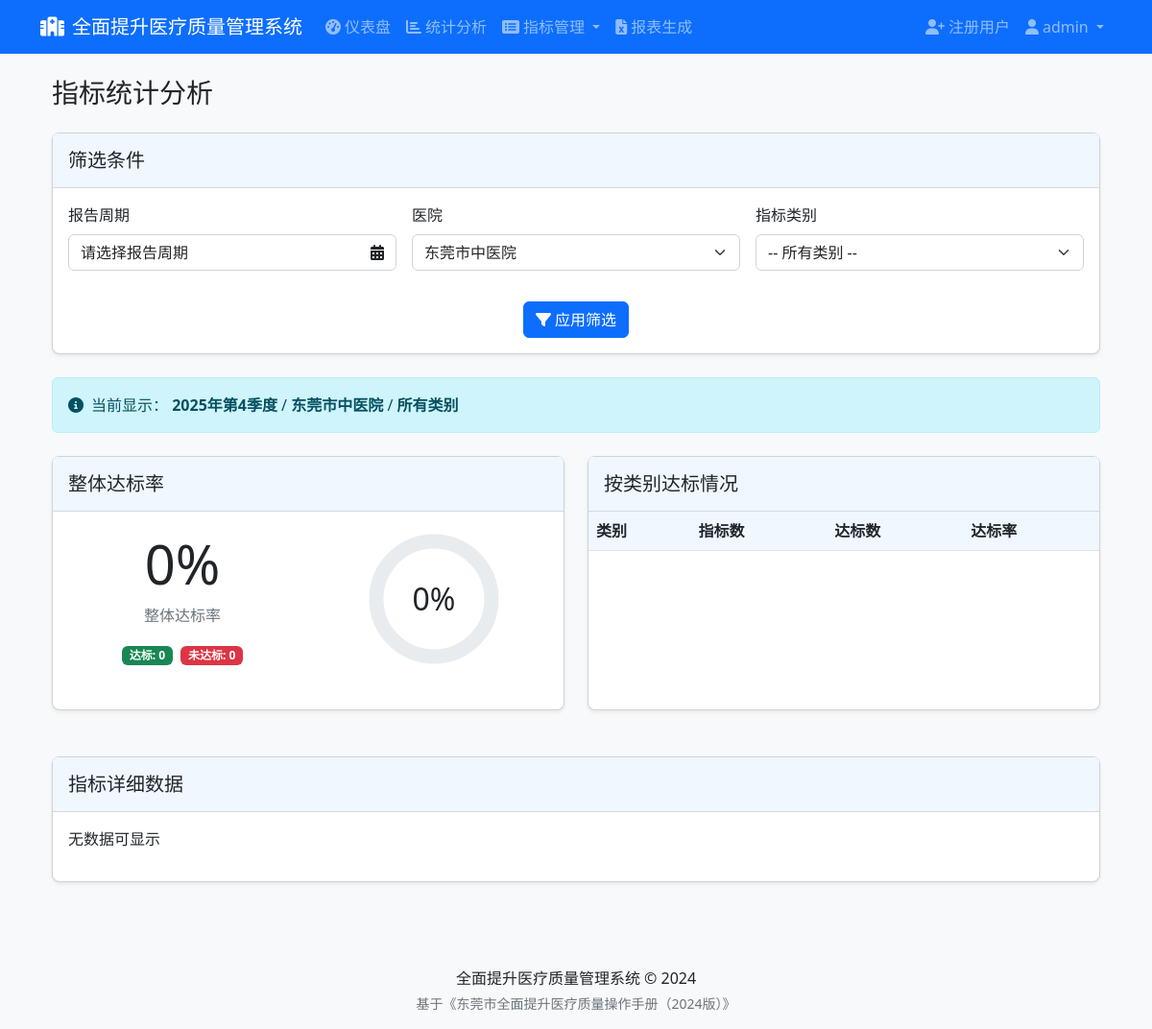
The app's page /dashboard/stats?hospital_id=2 (signed in) with its own data.
### app/models/user.py (models this page shows, shortened)
class User(UserMixin, db.Model):
    __tablename__ = 'users'
    id = db.Column(db.Integer, primary_key=True)
    username = db.Column(db.String(64), unique=True, index=True, nullable=False)
    email = db.Column(db.String(120), unique=True, index=True, nullable=False)
    password_hash = db.Column(db.String(128), nullable=False)
    is_admin = db.Column(db.Boolean, default=False)
    hospital_id = db.Column(db.Integer, db.ForeignKey('hospitals.id'))
    created_at = db.Column(db.DateTime, default=datetime.utcnow)
    last_login = db.Column(db.DateTime)
    hospital = db.relationship('Hospital', backref='users')

### app/models/report_period.py (models this page shows, shortened)
class ReportPeriod(db.Model):
    __tablename__ = 'report_periods'
    id = db.Column(db.Integer, primary_key=True)
    year = db.Column(db.Integer, nullable=False)
    quarter = db.Column(db.Integer)  # 1-4 表示季度，NULL 表示不是季度报告
    month = db.Column(db.Integer)  # 1-12 表示月份，NULL 表示不是月度报告
    name = db.Column(db.String(64), nullable=False)
    start_date = db.Column(db.Date, nullable=False)
    end_date = db.Column(db.Date, nullable=False)
    created_at = db.Column(db.DateTime, default=datetime.utcnow)

### app/models/hospital.py (models this page shows, shortened)
class Hospital(db.Model):
    __tablename__ = 'hospitals'
    id = db.Column(db.Integer, primary_key=True)
    name = db.Column(db.String(128), unique=True, nullable=False)
    code = db.Column(db.String(32), unique=True, nullable=False)
    address = db.Column(db.String(256))
    level = db.Column(db.String(32))  # 医院等级 (三甲、三乙等)
    type = db.Column(db.String(32))   # 医院类型 (综合、专科等)
    contact_person = db.Column(db.String(64))
    contact_phone = db.Column(db.String(32))
    created_at = db.Column(db.DateTime, default=datetime.utcnow)

### app/controllers/dashboard.py (the view, shortened to what this page needs)
@dashboard_bp.route('/stats')
@login_required
def stats():
    period_id = request.args.get('period_id', type=int)
    hospital_id = request.args.get('hospital_id', type=int)
    category_id = request.args.get('category_id', type=int)
    periods = ReportPeriod.query.order_by(
        ReportPeriod.year.desc(),
        ReportPeriod.quarter.desc(),
        ReportPeriod.month.desc()
    ).all()
    hospitals = Hospital.query.order_by(Hospital.name).all()
    categories = IndicatorCategory.query.order_by(
        case(
            (IndicatorCategory.name == '急诊和日间医疗质量', 1),
            (IndicatorCategory.name == '医疗行为质量', 2),
            (IndicatorCategory.name == '结果质量', 3),
            (IndicatorCategory.name == '病历质量', 4)
        )
    ).all()
    if not period_id and periods:
        period_id = periods[0].id
    if period_id:
        df = IndicatorCalculator.get_results_dataframe(period_id, hospital_id, category_id)
        if not df.empty:
            def numeric_sort_key(code_str):
                if '.' in code_str:
                    main_part, sub_part = code_str.split('.', 1)
                    main_num = re.search(r'\d+', main_part)
                    if main_num:
                        main_num = int(main_num.group())
                    else:
                        main_num = 0
                    return (main_part[0], main_num, float(sub_part))
                else:
                    main_num = re.search(r'\d+', code_str)
                    if main_num:
                        main_num = int(main_num.group())
                    else:
                        main_num = 0
                    return (code_str[0], main_num, 0.0)
            df['sort_key'] = df['code'].apply(numeric_sort_key)
            df = df.sort_values(by='sort_key')
            df = df.drop('sort_key', axis=1)
            stats_table = df.to_html(classes='table table-striped table-bordered', index=False)
            total_indicators = len(df)
            achieved_count = df['target_achieved'].sum()
            achievement_rate = achieved_count / total_indicators * 100 if total_indicators > 0 else 0
            category_stats = []
            if not df.empty:
                df['category_prefix'] = df['code'].str[0]
                for prefix, category_name in [
                    ('A', '急诊和日间医疗质量'),
                    ('B', '医疗行为质量'),
                    ('C', '结果质量'),
                    ('D', '病历质量')
                ]:
                    category_df = df[df['category_prefix'] == prefix]
                    if not category_df.empty:
                        cat_total = len(category_df)
                        cat_achieved = category_df['target_achieved'].sum()
                        cat_rate = cat_achieved / cat_total * 100 if cat_total > 0 else 0
                        category_stats.append({
                            'name': category_name,
                            'total': cat_total,
                            'achieved': cat_achieved,
                            'rate': round(cat_rate, 2)
                        })
        else:
            stats_table = "<p>无数据可显示</p>"
            total_indicators = 0
            achieved_count = 0
            achievement_rate = 0
            category_stats = []
        current_period = ReportPeriod.query.get(period_id)
        current_hospital = Hospital.query.get(hospital_id) if hospital_id else None
        current_category = IndicatorCategory.query.get(category_id) if category_id else None
    return render_template(
        'dashboard/stats.html',
        title='指标统计分析',
        periods=periods,
        hospitals=hospitals,
        categories=categories,
        current_period=current_period,
        current_hospital=current_hospital,
        current_category=current_category,
        stats_table=stats_table,
        total_indicators=total_indicators,
        achieved_count=achieved_count,
        achievement_rate=round(achievement_rate, 2),
        category_stats=category_stats
    )

### app/models/user.py (called while the page is built)
@login_manager.user_loader
def load_user(user_id):
    return User.query.get(int(user_id))

### app/templates/dashboard/stats.html (shortened to what this page needs)
{% extends 'base.html' %}
{% block content %}
<div class="container-fluid">
    <div class="d-flex justify-content-between align-items-center mb-4">
        <h1 class="h3 mb-0">指标统计分析</h1>
    </div>
    <div class="card shadow-sm mb-4">
        <div class="card-header">
            <h5 class="mb-0">筛选条件</h5>
        </div>
        <div class="card-body">
            <form method="get" action="{{ url_for('dashboard.stats') }}" class="row g-3" id="stats-form">
                <div class="col-md-4">
                    <label for="custom_period" class="form-label">报告周期</label>
                </div>
                <div class="col-md-4">
                    <label for="hospital_id" class="form-label">医院</label>
                    <select name="hospital_id" id="hospital_id" class="form-select">
                        {% for hospital in hospitals %}
                            <option value="{{ hospital.id }}" {% if current_hospital and hospital.id == current_hospital.id %}selected{% endif %}>
                                {{ hospital.name }}
                            </option>
                        {% endfor %}
                    </select>
                </div>
                <div class="col-md-4">
                    <label for="category_id" class="form-label">指标类别</label>
                    <select name="category_id" id="category_id" class="form-select">
                        <option value="">-- 所有类别 --</option>
                    </select>
                </div>
                <div class="col-12 text-center">
                    <button type="submit" class="btn btn-primary">
                        <i class="fas fa-filter me-1"></i>应用筛选
                    </button>
                </div>
            </form>
        </div>
    </div>
    <div class="alert alert-info mb-4">
        <div class="d-flex align-items-center">
            <i class="fas fa-info-circle me-2"></i>
            <div>
                当前显示：
                <strong>{{ current_period.name if current_period else '所有周期' }}</strong>
                / <strong>{{ current_hospital.name if current_hospital else '所有医院' }}</strong>
                / <strong>{{ current_category.name if current_category else '所有类别' }}</strong>
            </div>
        </div>
    </div>
    <div class="row mb-4">
        <div class="col-lg-6 mb-4">
            <div class="card shadow-sm h-100">
                <div class="card-header">
                    <h5 class="mb-0">整体达标率</h5>
                </div>
                <div class="card-body">
                    <div class="row align-items-center">
                        <div class="col-md-6">
                            <div class="text-center">
                                <div class="display-4 font-weight-bold mb-2">{{ achievement_rate }}%</div>
                                <div class="text-muted">整体达标率</div>
                            </div>
                            <div class="mt-3 text-center">
                                <span class="badge bg-success me-1">达标: {{ achieved_count }}</span>
                                <span class="badge bg-danger">未达标: {{ total_indicators - achieved_count }}</span>
                            </div>
                        </div>
                        <div class="col-md-6">
                            <div class="progress-circle mx-auto" style="width: 150px; height: 150px;">
                                <div class="position-relative" style="width: 100%; height: 100%;">
                                    <div class="position-absolute top-0 start-0 w-100 h-100 d-flex align-items-center justify-content-center">
                                        <svg width="150" height="150">
                                            <circle r="60" cx="75" cy="75" fill="transparent" stroke="#e9ecef" stroke-width="15" />
                                            <circle r="60" cx="75" cy="75" fill="transparent" stroke="#28a745" stroke-width="15"
                                                    stroke-dasharray="{{ 2 * 3.14 * 60 }}" stroke-dashoffset="{{ 2 * 3.14 * 60 * (1 - achievement_rate / 100) }}" />
                                        </svg>
                                        <span class="position-absolute" style="font-size: 2rem;">{{ achievement_rate }}%</span>
                                    </div>
                                </div>
                            </div>
                        </div>
                    </div>
                </div>
            </div>
        </div>
        <div class="col-lg-6 mb-4">
            <div class="card shadow-sm h-100">
                <div class="card-header">
                    <h5 class="mb-0">按类别达标情况</h5>
                </div>
                <div class="card-body p-0">
                    <div class="table-responsive">
                        <table class="table table-hover mb-0">
                            <thead>
                                <tr>
                                    <th>类别</th>
                                    <th>指标数</th>
                                    <th>达标数</th>
                                    <th>达标率</th>
                                </tr>
                            </thead>
                        </table>
                    </div>
                </div>
            </div>
        </div>
    </div>
    <div class="card shadow-sm">
        <div class="card-header">
            <h5 class="mb-0">指标详细数据</h5>
        </div>
        <div class="card-body">
            <div class="table-responsive">
                {{ stats_table|safe }}
            </div>
        </div>
    </div>
</div>
{% endblock %}

### app/templates/base.html (shortened to what this page needs)
<!DOCTYPE html>
<html lang="zh-CN">
<head>
    <link href="https://cdn.jsdelivr.net/npm/bootstrap@5.2.3/dist/css/bootstrap.min.css" rel="stylesheet">
    <link href="https://cdnjs.cloudflare.com/ajax/libs/font-awesome/6.2.0/css/all.min.css" rel="stylesheet">
    <link href="{{ url_for('static', filename='css/style.css') }}" rel="stylesheet">
    <link href="{{ url_for('static', filename='css/monthpicker.css') }}" rel="stylesheet">
</head>
<body>
    <header>
        <nav class="navbar navbar-expand-lg navbar-dark bg-primary">
            <div class="container">
                <a class="navbar-brand" href="{{ url_for('dashboard.index') }}">
                    <i class="fas fa-hospital-alt me-2"></i>全面提升医疗质量管理系统
                </a>
                <div class="collapse navbar-collapse" id="navbarNavDropdown">
                    <ul class="navbar-nav me-auto">
                        {% if current_user.is_authenticated %}
                            <li class="nav-item">
                                <a class="nav-link" href="{{ url_for('dashboard.index') }}">
                                    <i class="fas fa-tachometer-alt me-1"></i>仪表盘
                                </a>
                            </li>
                            <li class="nav-item">
                                <a class="nav-link" href="{{ url_for('dashboard.stats') }}">
                                    <i class="fas fa-chart-bar me-1"></i>统计分析
                                </a>
                            </li>
                            <li class="nav-item dropdown">
                                <a class="nav-link dropdown-toggle" href="#" id="indicatorsDropdown" role="button" data-bs-toggle="dropdown" aria-expanded="false">
                                    <i class="fas fa-list-alt me-1"></i>指标管理
                                </a>
                            </li>
                            <li class="nav-item">
                                <a class="nav-link" href="{{ url_for('reports.index') }}">
                                    <i class="fas fa-file-excel me-1"></i>报表生成
                                </a>
                            </li>
                        {% endif %}
                    </ul>
                    <ul class="navbar-nav">
                        {% if current_user.is_authenticated %}
                            {% if current_user.is_admin %}
                                <li class="nav-item">
                                    <a class="nav-link" href="{{ url_for('auth.register') }}">
                                        <i class="fas fa-user-plus me-1"></i>注册用户
                                    </a>
                                </li>
                            {% endif %}
                            <li class="nav-item dropdown">
                                <a class="nav-link dropdown-toggle" href="#" id="userDropdown" role="button" data-bs-toggle="dropdown" aria-expanded="false">
                                    <i class="fas fa-user me-1"></i>{{ current_user.username }}
                                </a>
                            </li>
                        {% else %}
                            <li class="nav-item">
                                <a class="nav-link" href="{{ url_for('auth.login') }}">
                                    <i class="fas fa-sign-in-alt me-1"></i>登录
                                </a>
                            </li>
                        {% endif %}
                    </ul>
                </div>
            </div>
        </nav>
    </header>
    <main class="container mt-4">
        {% block content %}{% endblock %}
    </main>
    <footer class="bg-light mt-5 py-3">
        <div class="container text-center">
            <p class="mb-1">全面提升医疗质量管理系统 &copy; 2024</p>
            <p class="text-muted small mb-0">基于《东莞市全面提升医疗质量操作手册（2024版）》</p>
        </div>
    </footer>
</body>
</html>

### app/static/css/style.css (style rules this page uses)
body { min-height: 100vh; display: flex; flex-direction: column; background-color: #f8f9fa; }
main { flex: 1; }
.card { border-radius: 0.5rem; box-shadow: 0 4px 6px rgba(0, 0, 0, 0.1); margin-bottom: 1.5rem; }
.card-header { background-color: #f0f7ff; border-bottom: 1px solid rgba(0, 0, 0, 0.125); padding: 1rem; }
.table th { background-color: #f0f7ff; }
.form-label { font-weight: 500; }
.table-responsive { max-height: 70vh; overflow-y: auto; }

### records on screen
User: username "admin"
ReportPeriod: name "2025年第4季度"
Hospital: name "东莞市中医院"

### other values on screen
{{ current_category.name if current_category else '所有类别' }} "所有类别"
{{ achievement_rate }} "0"
{{ achieved_count }} "0"
{{ total_indicators - achieved_count }} "0"
{{ stats_table|safe }} "无数据可显示"
form field hospital_id "东莞市中医院"
